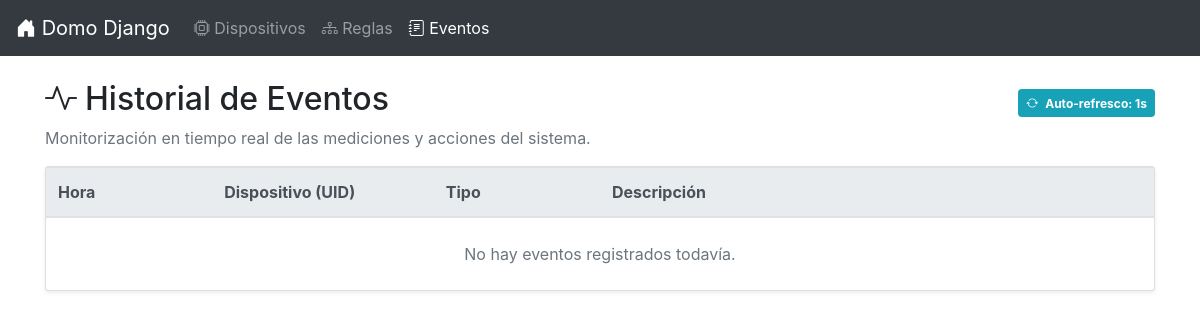
Page /events/ on the earlier database version.
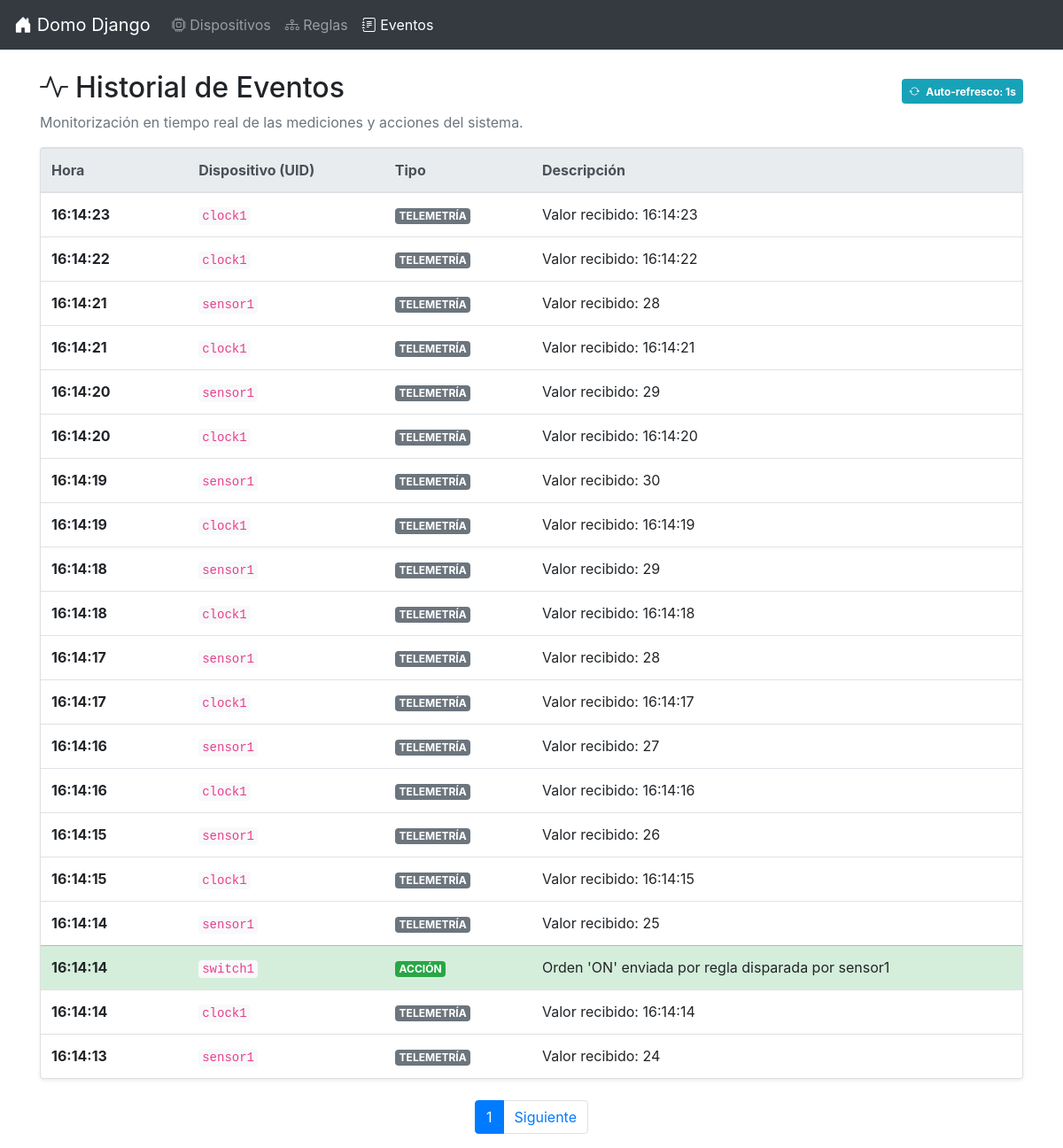
Same page on the later database version.
### app/models.py (models this page shows, shortened)
class Event(models.Model):
    timestamp = models.DateTimeField(auto_now_add=True)
    device_uid = models.CharField(max_length=100)
    event_type = models.CharField(max_length=50)
    description = models.TextField()
    class Meta:
        ordering = ["-timestamp"]

### app/views.py (the view)
# urls.py: path("events/", views.EventListView.as_view(), name="events"),
class EventListView(ListView):
    model = Event
    template_name = "app/event/event_list.html"
    context_object_name = "events"
    paginate_by = 20

### app/templates/app/event/event_list.html (shortened to what this page needs)
{% extends 'app/base.html' %}
{% block content %}
<div class="d-flex justify-content-between align-items-center">
    <h2><i class="bi-activity mr-2"></i>Historial de Eventos</h2>
    <div class="badge badge-info p-2">
        <i class="bi-arrow-repeat mr-1"></i> Auto-refresco: 1s
    </div>
</div>
<p class="text-muted">Monitorización en tiempo real de las mediciones y acciones del sistema.</p>
<div class="card shadow-sm mt-3">
    <div class="card-body p-0">
        <table class="table table-hover mb-0">
            <thead class="thead-light">
                <tr>
                    <th style="width: 15%">Hora</th>
                    <th style="width: 20%">Dispositivo (UID)</th>
                    <th style="width: 15%">Tipo</th>
                    <th>Descripción</th>
                </tr>
            </thead>
            <tbody>
                {% for event in events %}
                <tr class="{% if event.event_type == 'ACCIÓN' %}table-success{% elif event.event_type == 'ERROR' %}table-danger{% endif %}">
                    <td class="font-weight-bold">{{ event.timestamp|date:"H:i:s" }}</td>
                    <td><code>{{ event.device_uid }}</code></td>
                    <td>
                        <span class="badge {% if event.event_type == 'ACCIÓN' %}badge-success{% else %}badge-secondary{% endif %}">
                            {{ event.event_type }}
                        </span>
                    </td>
                    <td>{{ event.description }}</td>
                </tr>
                {% empty %}
                <tr>
                    <td colspan="4" class="text-center text-muted py-4">No hay eventos registrados todavía.</td>
                </tr>
                {% endfor %}
            </tbody>
        </table>
    </div>
</div>
{% if is_paginated %}
<nav class="mt-4">
    <ul class="pagination justify-content-center">
        <li class="page-item active"><span class="page-link">{{ page_obj.number }}</span></li>
        {% if page_obj.has_next %}
            <li class="page-item"><a class="page-link" href="?page={{ page_obj.next_page_number }}">Siguiente</a></li>
        {% endif %}
    </ul>
</nav>
{% endif %}
{% endblock %}

### app/templates/app/base.html (shortened to what this page needs)
{% load static %}
<!doctype html>
<html lang="es">
<head>
  <link rel="stylesheet" href="https://cdn.jsdelivr.net/npm/bootstrap@4.6.2/dist/css/bootstrap.min.css"
>
  <link rel="stylesheet" href="https://cdn.jsdelivr.net/npm/bootstrap-icons@1.10.4/font/bootstrap-icons.css">
</head>
<body>
  <nav class="navbar navbar-expand-lg navbar-dark bg-dark mb-4">
    <a class="navbar-brand" href="{% url 'app:index' %}">
      <i class="bi-house-door-fill"></i> Domo Django
    </a>
    <div class="collapse navbar-collapse" id="navbarNav">
      <ul class="navbar-nav">
        <li class="nav-item {% if request.resolver_match.url_name == 'devices' or 'device' in request.resolver_match.url_name %}active{% endif %}">
          <a class="nav-link" href="{% url 'app:devices' %}">
            <i class="bi-cpu"></i> Dispositivos
          </a>
        </li>
        <li class="nav-item {% if 'rule' in request.resolver_match.url_name %}active{% endif %}">
          <a class="nav-link" href="{% url 'app:rules' %}">
            <i class="bi-diagram-3"></i> Reglas
          </a>
        </li>
        <li class="nav-item {% if request.resolver_match.url_name == 'events' %}active{% endif %}">
          <a class="nav-link" href="{% url 'app:events' %}">
            <i class="bi-journal-text"></i> Eventos
          </a>
        </li>
      </ul>
    </div>
  </nav>
  <div class="container">
    {% block content %}
    {% endblock %}
  </div>
</body>
</html>

### app/templates/app/event/event_list.html (style rules this page uses)
.table-success, .table-success > td { background-color: rgba(40, 167, 69, 0.1) !important; }
code { color: #e83e8c; background-color: #f8f9fa; padding: 2px 4px; border-radius: 4px; }

Differences in the rows shown:
added Event: timestamp "16:14:23", device_uid "clock1", event_type "TELEMETRÍA", description "Valor recibido: 16:14:23"
added Event: timestamp "16:14:22", device_uid "clock1", event_type "TELEMETRÍA", description "Valor recibido: 16:14:22"
added Event: timestamp "16:14:21", device_uid "sensor1", event_type "TELEMETRÍA", description "Valor recibido: 28"
added Event: timestamp "16:14:21", device_uid "clock1", event_type "TELEMETRÍA", description "Valor recibido: 16:14:21"
added Event: timestamp "16:14:20", device_uid "sensor1", event_type "TELEMETRÍA", description "Valor recibido: 29"
added Event: timestamp "16:14:20", device_uid "clock1", event_type "TELEMETRÍA", description "Valor recibido: 16:14:20"
added Event: timestamp "16:14:19", device_uid "sensor1", event_type "TELEMETRÍA", description "Valor recibido: 30"
added Event: timestamp "16:14:19", device_uid "clock1", event_type "TELEMETRÍA", description "Valor recibido: 16:14:19"
added Event: timestamp "16:14:18", device_uid "sensor1", event_type "TELEMETRÍA", description "Valor recibido: 29"
added Event: timestamp "16:14:18", device_uid "clock1", event_type "TELEMETRÍA", description "Valor recibido: 16:14:18"
added Event: timestamp "16:14:17", device_uid "sensor1", event_type "TELEMETRÍA", description "Valor recibido: 28"
added Event: timestamp "16:14:17", device_uid "clock1", event_type "TELEMETRÍA", description "Valor recibido: 16:14:17"
added Event: timestamp "16:14:16", device_uid "sensor1", event_type "TELEMETRÍA", description "Valor recibido: 27"
added Event: timestamp "16:14:16", device_uid "clock1", event_type "TELEMETRÍA", description "Valor recibido: 16:14:16"
added Event: timestamp "16:14:15", device_uid "sensor1", event_type "TELEMETRÍA", description "Valor recibido: 26"
added Event: timestamp "16:14:15", device_uid "clock1", event_type "TELEMETRÍA", description "Valor recibido: 16:14:15"
added Event: timestamp "16:14:14", device_uid "sensor1", event_type "TELEMETRÍA", description "Valor recibido: 25"
added Event: timestamp "16:14:14", device_uid "switch1", event_type "ACCIÓN", description "Orden 'ON' enviada por regla disparada por sensor1"
added Event: timestamp "16:14:14", device_uid "clock1", event_type "TELEMETRÍA", description "Valor recibido: 16:14:14"
added Event: timestamp "16:14:13", device_uid "sensor1", event_type "TELEMETRÍA", description "Valor recibido: 24"
Other differences:
{{ page_obj.number }}: (not shown) → "1"
text no longer shown: "No hay eventos registrados todavía."
text now shown: "Siguiente"
